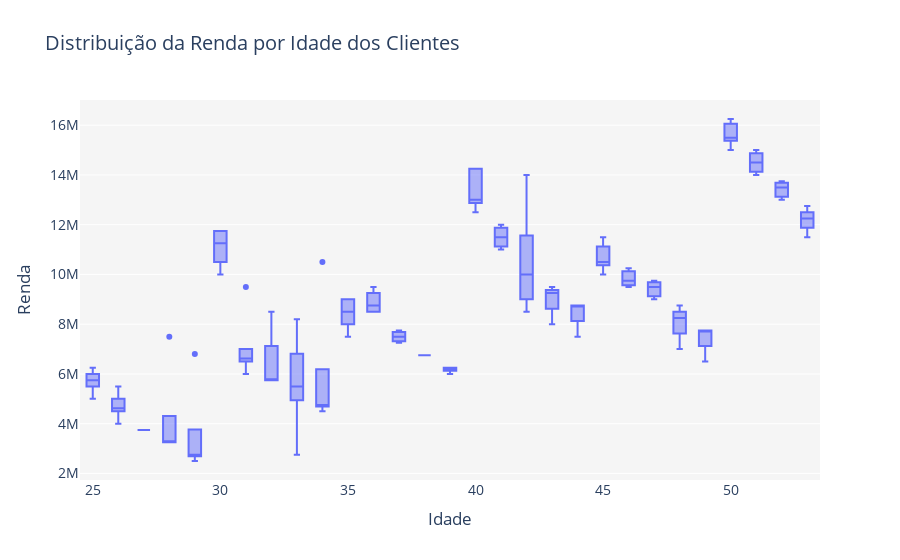

This figure's notebook cell:
### Markdown cell above
# Salário x Idade
Resposta: De certa forma influencia sim, ainda mais quandos dois extremos são comparados(Mais novos x mais velhos) a tendencia acaba sendo que pessoas mais velhas tem salários maiores. Há algumas inconcitencias, no caso, grupos de ididades que se destacam em income, mesmo sendo mais novos, ou mais velhos que tem uma receita mais baixa, mas no geral, olhando o gráfico como um todo, as pessoas mais velhas tem uma tendência maior a receber mais.

### Code cell
fig = px.box(
    df,
    x='Age',
    y='Income',
    title='Distribuição da Renda por Idade dos Clientes'
)
fig.update_layout(
    xaxis_title='Idade',
    yaxis_title='Renda',
    font=dict(size=14),
    plot_bgcolor='rgba(245,245,245,1)'
)

### Figure 1 — Plotly figure (JSON) as saved in the notebook; plotly's stock layout.template omitted (floating-point values rounded to 4 significant figures; data arrays with more than 128 entries replaced by an {"elided": "..."} marker saying what was removed)
{"data": [{"alignmentgroup": "True", "hovertemplate": "Age=%{x}<br>Income=%{y}<extra></extra>", "legendgroup": "", "marker": {"color": "#636efa"}, "name": "", "notched": false, "offsetgroup": "", "orientation": "v", "showlegend": false, "type": "box", "x": {"elided": "164 int values"}, "x0": " ", "xaxis": "x", "y": {"elided": "164 int values"}, "y0": " ", "yaxis": "y"}], "layout": {"boxmode": "group", "font": {"size": 14}, "legend": {"tracegroupgap": 0}, "plot_bgcolor": "rgba(245,245,245,1)", "title": {"text": "Distribuição da Renda por Idade dos Clientes"}, "xaxis": {"anchor": "y", "domain": [0, 1], "title": {"text": "Idade"}}, "yaxis": {"anchor": "x", "domain": [0, 1], "title": {"text": "Renda"}}}}
